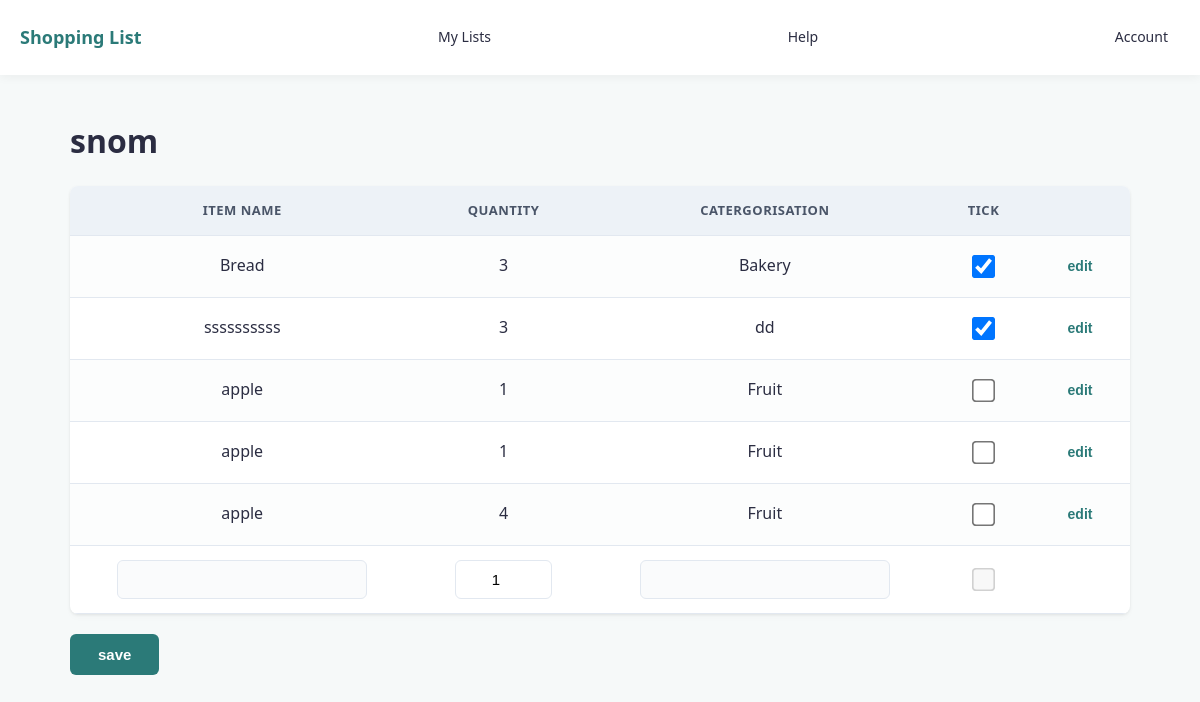
Screenshot of /list/2 (signed in) with the database file from the repository.
### tables this page shows
CREATE TABLE "lists" (list_id INTEGER NOT NULL PRIMARY KEY, list_name TEXT, user_id INTEGER REFERENCES user (user_id));

CREATE TABLE "list_contents" (`list_id` INTEGER REFERENCES `lists`(`list_id`), `item_id` INTEGER REFERENCES `item`(`item_id`), `quantity` INTEGER, "ticked" BOOLEAN);

CREATE TABLE "item" (item_id INTEGER NOT NULL PRIMARY KEY, item_name TEXT NOT NULL, catergorisation TEXT);

### shopping_list.py (the view, shortened to what this page needs)
@app.route("/list/<int:list_id>", methods=["GET", "POST"])
def list_route(list_id=None):
    if "user_id" not in session:
        return redirect(url_for("login"))
    db = get_db()
    current_user_id = session["user_id"]
    current_list = None
    if list_id:
        sql_list = "SELECT * FROM lists WHERE list_id = ? AND user_id = ?"
        current_list = query_db(sql_list, [list_id, current_user_id], one=True)
        if not current_list:
            return redirect(url_for("my_lists"))
        sql = """SELECT * FROM list_contents
                JOIN item ON item.item_id=list_contents.item_id
                WHERE list_contents.list_id = ?;"""
        results = query_db(sql, [list_id]) or []
    else:
        results = []
    return render_template("list.html", list=results, list_id=list_id, current_list=current_list)

### shopping_list.py (called while the page is built)
def get_db():
    db = getattr(g, '_database', None)
    if db is None:
        db = g._database = sqlite3.connect(DATABASE)
        db.row_factory = sqlite3.Row
    return db

@app.teardown_appcontext
def close_connection(exception):
    db = getattr(g, '_database', None)
    if db is not None:
        db.close()

def query_db(query, args=(), one=False):
    cur = get_db().execute(query, args)
    rv = cur.fetchall()
    cur.close()
    return (rv[0] if rv else None) if one else rv

### templates/list.html (shortened to what this page needs)
{% extends "index.html" %}
{% block body %}
<h1>{{ current_list.list_name }}</h1>
<form action="{{ url_for('list_route', list_id=list_id) }}" method="post">
<table border="1">
    <tr align="center">
        <th>Item Name</th>
        <th>Quantity</th>
        <th>Catergorisation</th>
        <th>tick</th>
        <th></th>
    </tr>
    {% for item in list %}
    <tr>
        <td>{{ item.item_name }}</td>
        <td>{{ item.quantity }}</td>
        <td>{{ item.catergorisation }}</td>
        <td>
            <input name="ticked_items" type="checkbox" value="{{ item.item_id }}" {% if item.ticked == 1 %}checked{% endif %}>
        </td>
        <td><input type="button" value="edit"></td>
    </tr>
    {% endfor %}
    <tr align="center">
        <td>
            <input name="item_name" list="food">
        </td>
        <td><input type="number" name="quantity" value="1"></td>
        <td>
            <input list="food-type" name="catergorisation">
        </td>
        <td><input type="checkbox" disabled></td>
        <td></td>
    </tr>
</table>
<input type="submit" value="save">
</form>
{% endblock  %}

### templates/index.html (shortened to what this page needs)
<!DOCTYPE html>
<html lang="en">
<head>
    <link rel="stylesheet" href="{{url_for('static', filename='style.css')}}">
</head>
<body>
    <header>
        <nav>
            <a href="{{ url_for('home')}}">Shopping List</a>
            {% if session.get('user_id') %}
                <a href="{{ url_for('my_lists')}}">My Lists</a>
                <a>Help</a>
                <a href="{{ url_for('logout')}}">Account</a>
            {% else %}
                <a href="{{ url_for('login')}}">Login</a>
                <a href="{{ url_for('signup')}}">Sign Up</a>
            {% endif %}
        </nav>
    </header>
    <main class="content-container">
        {% block body %}
        {% endblock %}
    </main>
</body>
</html>

### static/style.css (style rules this page uses)
:root { --primary-colour: #2b7a78; --primary-hover: #3a9694; --bg-colour: #f6f9f9; --card-bg: #ffffff; --text-colour: #2b2d42; --border-colour: #e2e8f0; --delete-colour: #e63946; }
body { font-family: system-ui, -apple-system, BlinkMacSystemFont, 'Segoe UI', Roboto, Oxygen, Ubuntu, Cantarell, 'Open Sans', 'Helvetica Neue', sans-serif; background-color: var(--bg-colour); color: var(--text-colour); margin: 0; padding: 0; line-height: 1.6; }
header { background-color: var(--card-bg); box-shadow: 0 2px 10px rgba(0, 0, 0, 0.05); position: sticky; top: 0; z-index: 1000; }
nav { display: flex; justify-content: space-between; align-items: center; max-width: 1200px; margin: 0 auto; padding: 15px 20px; flex-wrap: wrap; }
nav a { color: var(--text-colour); text-decoration: none; font-weight: 500; padding: 8px 12px; border-radius: 6px; font-size: clamp(14px, 1.1vw, 18px); }
nav a:first-child { font-weight: 700; font-size: clamp(18px, 1.5vw, 22px); color: var(--primary-colour); padding-left: 0; }
main, .content-container { max-width: 1100px; margin: 40px auto; padding: 0 20px; box-sizing: border-box; }
h1, h2 { color: var(--text-colour); margin-bottom: 20px; }
table { width: 100%; border-collapse: collapse; background-color: var(--card-bg); border-radius: 8px; overflow: hidden; box-shadow: 0 4px 6px rgba(0, 0, 0, 0.02), 0 1px 3px rgba(0, 0, 0, 0.08); margin: 20px 0; }
table, th, td { border: none; }
th { background-color: #edf2f7; color: #4a5568; font-weight: 600; text-transform: uppercase; font-size: 13px; letter-spacing: 0.5px; border-bottom: 1px solid var(--border-colour); }
th, td { padding: 14px 20px; text-align: center; vertical-align: middle; border-bottom: 1px solid var(--border-colour); }
tr:nth-child(even) td { background-color: #fcfdfd; }
td { white-space: nowrap; }
form table input[type="checkbox"] { transform: scale(1.8); margin: 10px auto; display: block; cursor: pointer; }
input[type="text"], input[list] { width: 100%; max-width: 250px; padding: 10px 12px; font-size: 15px; border: 1px solid var(--border-colour); border-radius: 6px; box-sizing: border-box; background-color: #fafbfc; }
input[type="number"] { width: 75px; padding: 10px; font-size: 15px; text-align: center; border: 1px solid var(--border-colour); border-radius: 6px; }
input[type="submit"] { background-color: var(--primary-colour); color: #ffffff; padding: 12px 28px; font-size: 15px; font-weight: 600; border: none; border-radius: 6px; cursor: pointer; }
input[value="edit"], a[href*="list_route"], a[href*="list/"] { color: var(--primary-colour); text-decoration: none; font-weight: 600; background: none; border: none; cursor: pointer; font-size: 14px; }

### rows the page displays
lists: list_name "snom"
list_contents: item_name "Bread", quantity "3", catergorisation "Bakery", ticked "☑"
list_contents: item_name "ssssssssss", quantity "3", catergorisation "dd", ticked "☑"
list_contents: item_name "apple", quantity "1", catergorisation "Fruit"
list_contents: item_name "apple", quantity "1", catergorisation "Fruit"
list_contents: item_name "apple", quantity "4", catergorisation "Fruit"
